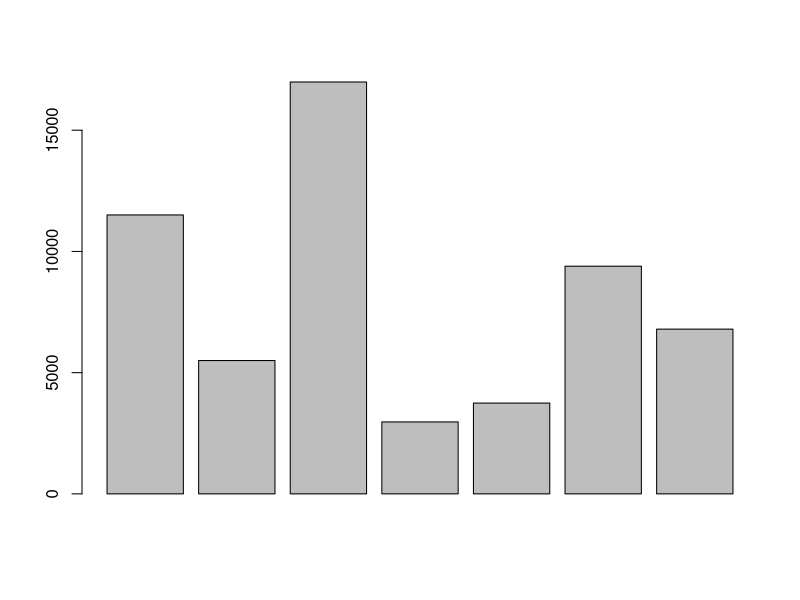
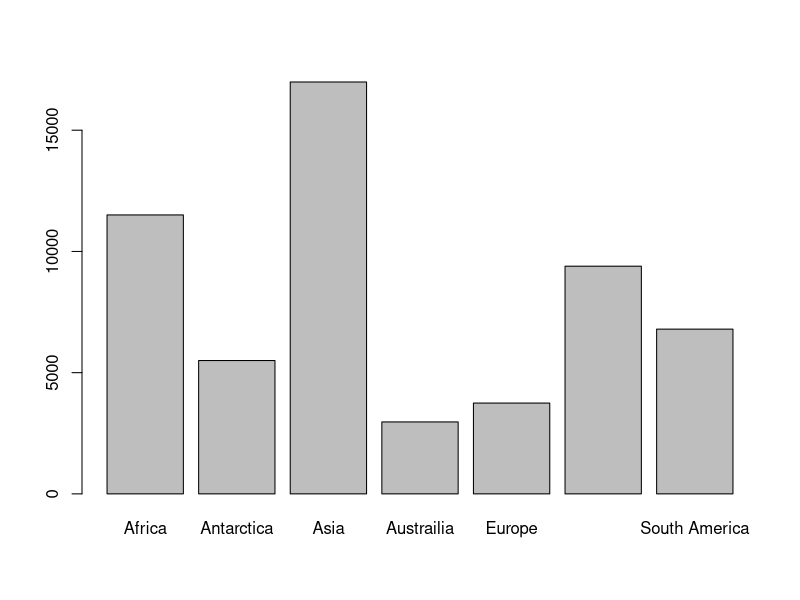
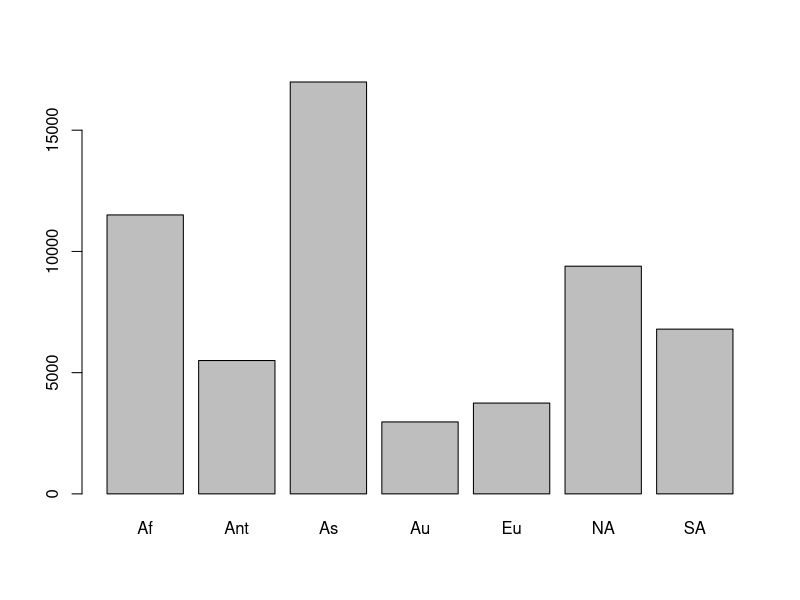
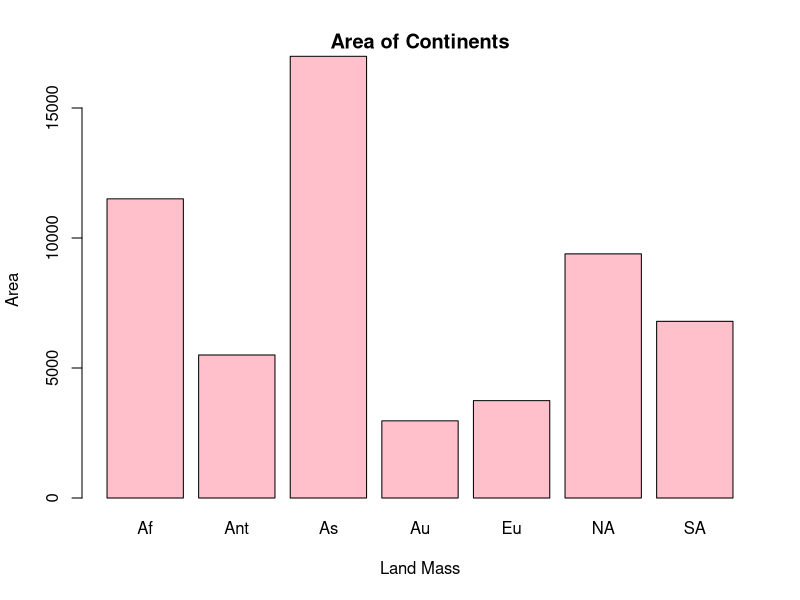
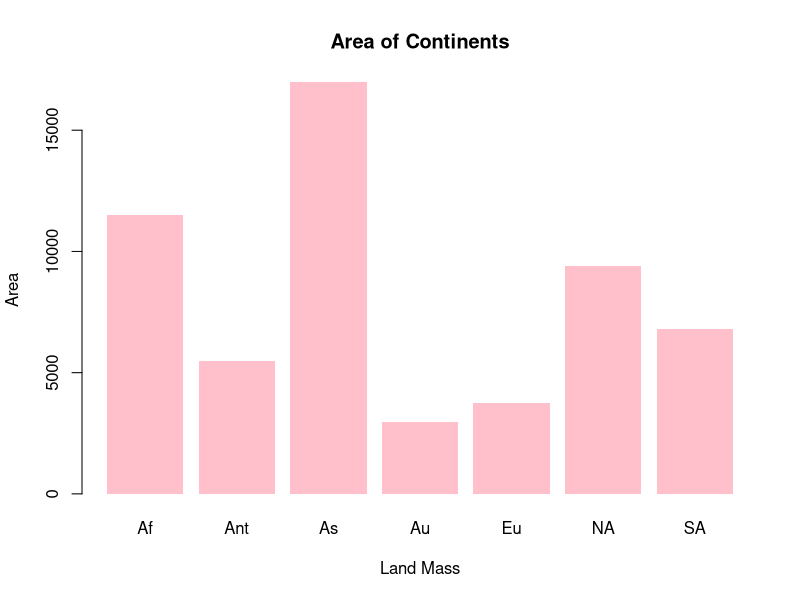
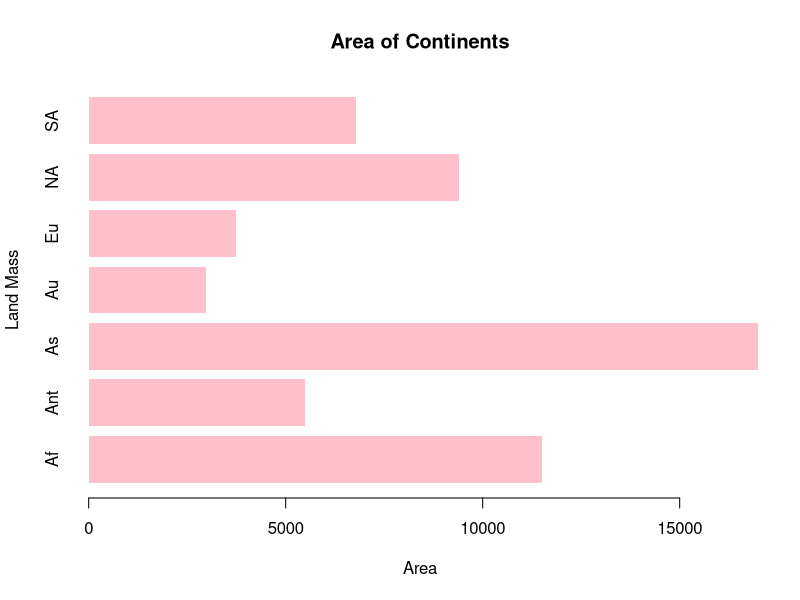
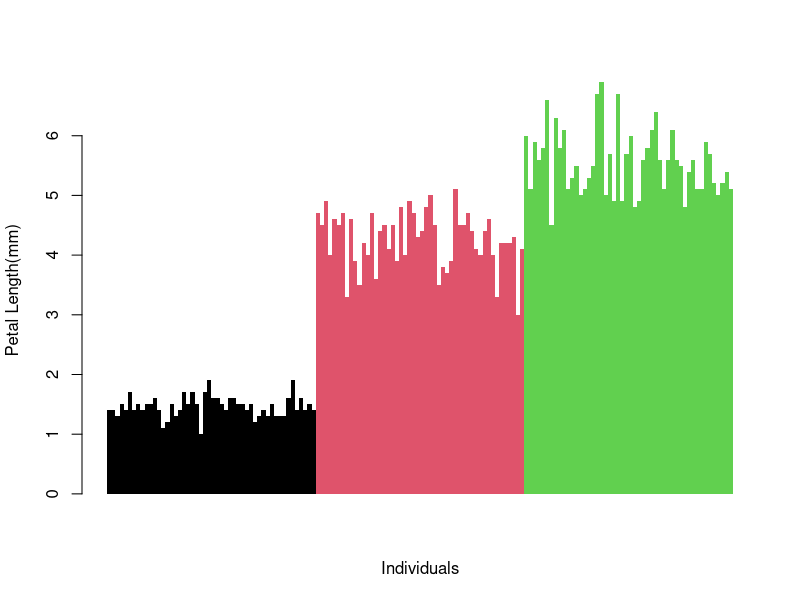
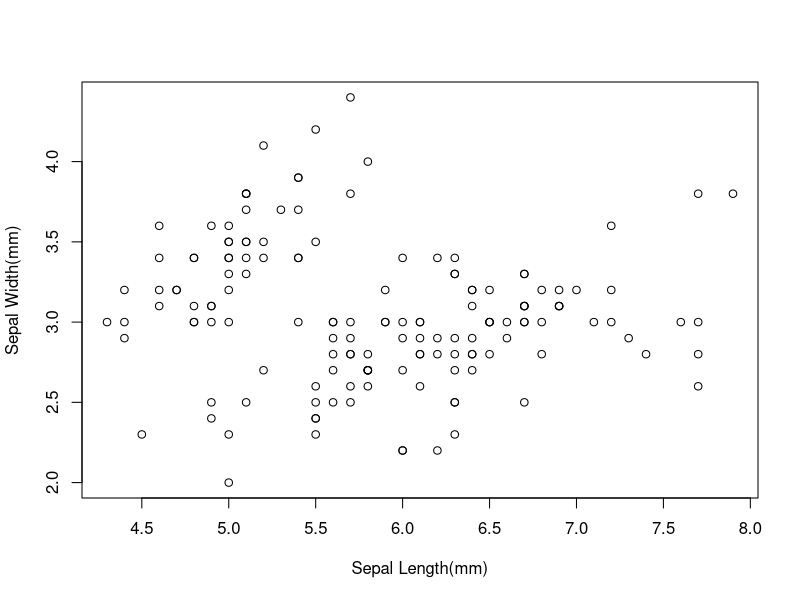

The R script that drew these images, in order:
areas <- c(11506, 5500, 16988, 2968, 3745, 9390, 6795)
barplot(areas)

names(areas) <- c("Africa", "Antarctica", "Asia", "Austrailia", "Europe", 
                  "North America", "South America")
barplot(areas)

barplot(areas, names=c("Af", "Ant", "As", "Au", "Eu", "NA", "SA"))

barplot(areas, names=c("Af", "Ant", "As", "Au", "Eu", "NA", "SA"), 
        xlab="Land Mass", ylab="Area", ylim=c(0,16000),
        main = "Area of Continents",
        col = "pink")

barplot(areas, names=c("Af", "Ant", "As", "Au", "Eu", "NA", "SA"), 
        xlab="Land Mass", ylab="Area", 
        main = "Area of Continents",
        col = "pink", border=NA)

barplot(areas, horiz=TRUE,
        names=c("Af", "Ant", "As", "Au", "Eu", "NA", "SA"), 
        xlab="Area", ylab="Land Mass", 
        main = "Area of Continents",
        col = "pink", border=NA)

data(iris)
barplot(iris$Petal.Length, col=iris$Species, 
        border=NA, space=F, ylab="Petal Length(mm)",
        xlab="Individuals")

plot(iris$Sepal.Length, iris$Sepal.Width, xlab="Sepal Length(mm)",
     ylab="Sepal Width(mm)")

plot(iris$Sepal.Length, iris$Sepal.Width, xlab="Sepal Length(mm)",
     ylab="Sepal Width(mm)", col="blue", pch=15)

plot(iris$Sepal.Length, iris$Sepal.Width, xlab="Sepal Length(mm)",
     ylab="Sepal Width(mm)", col="blue", pch="Z")

plot(iris$Sepal.Length, iris$Sepal.Width, xlab="Sepal Length(mm)",
     ylab="Sepal Width(mm)", col="black", pch=21, bg="pink")

plot(iris$Sepal.Length, iris$Sepal.Width, xlab="Sepal Length(mm)",
     ylab="Sepal Width(mm)", col="black", pch=21, bg="pink", cex=1.5)

plot(iris$Sepal.Length, iris$Sepal.Width, xlab="Sepal Length(mm)",
     ylab="Sepal Width(mm)", col="black", pch=21, bg="pink", cex=0.5)

x <- seq(0, 36, 0.5)
plot(x, cos(x), pch=16)

plot(x, cos(x), pch=16, type="b")

plot(x, cos(x), pch=16, type="l")

plot(x, cos(x), pch=16, type="n")

plot(iris$Sepal.Length, iris$Sepal.Width, xlab="Sepal Length(mm)",
     ylab="Sepal Width(mm)", col="black", pch=21, bg=iris$Species, cex=1.5)

levels(iris$Species)
colors <- rep(NA, nrow(iris))
symbols <- rep(NA, nrow(iris))

colors[iris$Species == "setosa"] <- "gold"
colors[iris$Species == "versicolor"] <- "darkgreen"
colors[iris$Species == "virginica"] <- "orchid"

head(cbind(iris, colors))

symbols[iris$Species == "setosa"] <- 21
symbols[iris$Species == "versicolor"] <- 22
symbols[iris$Species == "virginica"] <- 23

plot(iris$Sepal.Length, iris$Sepal.Width, xlab="Sepal Length(mm)",
     ylab="Sepal Width(mm)", col="black", pch=symbols, bg=colors, cex=1.5)

legend(x=6.95, y=4.45,
       c("I. setosa", "I. versicolor", "I. virginica"), 
       pch=c(21,22,23), cex=0.5,
       col="black", pt.bg=c("gold", "darkgreen", "orchid"))

plot(iris$Sepal.Length, iris$Sepal.Width, xlab="Sepal Length(mm)",
     ylab="Sepal Width(mm)", pch=21, col="black", bg=rgb(1,0,0), cex=1.5)

col2rgb("orchid")/255 #can put colors in hex form to

colors[iris$Species == "setosa"] <- rgb(1,0,0.854,0.5)
colors[iris$Species == "versicolor"] <- rgb(0.84,0.39,0.44,0.5)
colors[iris$Species == "virginica"] <- rgb(0,0,0.84,0.5)

plot(iris$Sepal.Length, iris$Sepal.Width, xlab="Sepal Length(mm)",
     ylab="Sepal Width(mm)", pch=symbols, col="black", bg=colors, cex=1.5)

legend(x=6.95, y=4.45,
       c("I. setosa", "I. versicolor", "I. virginica"), 
       pch=c(21,22,23), cex=0.5,
       col="black", pt.bg=c(rgb(1,0,0.854,0.5), 
                            rgb(0.84,0.39,0.44,0.5), rgb(0,0,0.84,0.5)))

x<- seq(0, 16, 0.5)
plot(x, cos(x), pch=16, cex.lab=2, cex.axis=1.2,
     main="Cosine of x", cex.main=3, xlab=expression(theta), 
     ylab=expression(cos(theta)), 
     text(9, 0.75, "y=cos(x)", cex=1.5))

x<- seq(0, 16, 0.5)
plot(x, cos(x), pch=16, cex.lab=1.5, cex.axis=1.2,
     main="Cosine of x", cex.main=3, 
     xlab=expression(paste(theta, "in units of", pi, sep=" ")), 
     ylab=expression(cos(theta)), 
     text(9, 0.75, "y=cos(x)", cex=1.5))
text(3, 0.75, expression(paste(cos^2, (theta) == frac(1, 2))), cex=1.5)

plot(rnorm(1e4), rnorm(1e4), pch=16, col=rgb(0,0,0,0.2))

x<- seq(0, 16, 0.5)
plot(x, cos(x), type="b", pch=16, cex.lab=1.5, cex.axis=1.2,
     main="Cosine of x", cex.main=3, 
     xlab=expression(theta), 
     ylab=expression(cos(theta)))
points(x, sin(x), pch=16, col="red", type="b")
abline(h=0, lty=2)

plot(iris$Sepal.Length, iris$Sepal.Width, xlab="Sepal Length(mm)",
     ylab="Sepal Width(mm)", pch=symbols, col="black", bg="grey", cex=1.5)
reg <- lm(iris$Sepal.Width~iris$Sepal.Length)
abline(coef(reg), col="red")

x<- seq(0, 16, 0.5)
plot(x/pi, cos(x), type="b", pch=16, cex.lab=1.5, cex.axis=1.2,
     main="Cosine of x", cex.main=3, 
     xlab=expression(theta), 
     ylab=expression(cos(theta)))
x2 <- seq(0, 16, 0.01)
lines(x2/pi, cos(x2))

x<- seq(0, 16, 0.5)
plot(x/pi, cos(x), type="b", pch=16, cex.lab=1.5, cex.axis=1.2,
     main="Cosine of x", cex.main=3, 
     xlab=expression(theta), 
     ylab=expression(cos(theta)), xlim=c(-1,6), ylim=c(0,1))
lines(x2/pi, cos(x2))

hist(iris$Petal.Width, xlab="Petal Width (mm)", 
     main="", col="black", border="white")

set <- iris$Petal.Width[iris$Species == "setosa"]
vers <- iris$Petal.Width[iris$Species == "versicolor"]
vir <- iris$Petal.Width[iris$Species == "virginica"]

hist(set, xlab="Petal Width (mm)", main="",
     col=rgb(1, 0, 0.854, 0.5), xlim=c(0,2.5))
hist(vers, xlab="Petal Width (mm)", main="",
     col=rgb(0.84, 0.39, 0.44, 0.5), xlim=c(0,2.5), add=T)
hist(vir, xlab="Petal Width (mm)", main="",
     col=rgb(0, 0, 0.84, 0.5), xlim=c(0,2.5), add=T)

hist(set, xlab="Petal Width (mm)", main="",
     col=rgb(1, 0, 0.854, 0.5), xlim=c(0,2.5),
     breaks=seq(0, 2.5, 0.1))
hist(vers, xlab="Petal Width (mm)", main="",
     col=rgb(0.84, 0.39, 0.44, 0.5), xlim=c(0,2.5),
     breaks=seq(0, 2.5, 0.1), add=T)
hist(vir, xlab="Petal Width (mm)", main="",
     col=rgb(0, 0, 0.84, 0.5), xlim=c(0,2.5),
     breaks=seq(0, 2.5, 0.1), add=T)

boxplot(set, vers, vir, names=c("I. set", "I. vers", "I. vir"),
        col=c("gold", "darkgreen", "orchid"),
        xlab="Species", ylab="Petal Width(mm)")

boxplot(iris$Petal.Width~iris$Species,
        col=c("gold", "darkgreen", "orchid"),
        xlab="Species", ylab="Petal Width(mm)")

par(mfrow=c(2,2))
hist(set, xlab="Petal Width (mm)", main="",
     col=rgb(1, 0, 0.854, 0.5), xlim=c(0,2.5),
     breaks=seq(0, 2.5, 0.1))
mtext("A.", side=3, adj=-0.3, line=0.3, cex=1.5)
hist(vers, xlab="Petal Width (mm)", main="",
     col=rgb(0.84, 0.39, 0.44, 0.5), xlim=c(0,2.5),
     breaks=seq(0, 2.5, 0.1))
mtext("B.", side=3, adj=-0.3, line=0.3, cex=1.5)
hist(vir, xlab="Petal Width (mm)", main="",
     col=rgb(0, 0, 0.84, 0.5), xlim=c(0,2.5),
     breaks=seq(0, 2.5, 0.1))
mtext("C.", side=3, adj=-0.3, line=0.3, cex=1.5)
plot(iris$Petal.Width~iris$Species,
        col=c("gold", "darkgreen", "orchid"),
        xlab="Species", ylab="Petal Width(mm)")
mtext("D.", side=3, adj=-0.3, line=0.3, cex=1.5)
